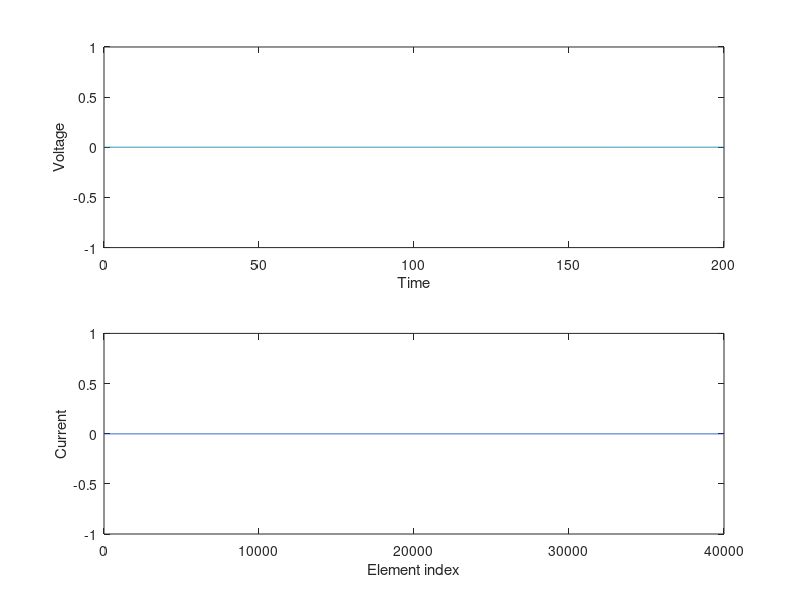

This chart was generated by the following MATLAB code:
% LIF complete model

dt = 0.01; % Simulation time step
Duration = 200; % Simulation length
T = ceil(Duration/dt);
t = (1:T) * dt; % Simulation time points in ms


vr = 0; % in mv, resting potential
tau_m = 20; %Arbitrary
tau_peak = 1;
K = t .* exp(-t/tau_peak); 
v = vr * ones(1,T); % Vector of output voltage
% RI = 0.02; % A constant value in the diffrential equation of V
R = 1;
I = ones(1,T); % in uA, external stimulus (external current)
dv = 0;
flag = 0;
FR = zeros(1,250);
I_Values = 2:2:500;

% poisson distribution
lambda = 3000;
vector = zeros(1,T);
probabilities = poisspdf(1:T,lambda);
for i=1:T
    vector(i) = binornd(1,probabilities(i));
end

I = conv(K,vector);


% Euler method for v(t)
for i=1:(T-1)
    if(v(i) < 0.02)
    dv = (-v(i) + R*I(i)) / tau_m;
    v(i+1) = v(i) + dv*dt;
    else
        v(i+1) = 0;
    end
end
subplot(2,1,1);
plot(t,v);
xlabel('Time');
ylabel('Voltage');
subplot(2,1,2);
plot(I);
xlabel('Element index');
ylabel('Current');

